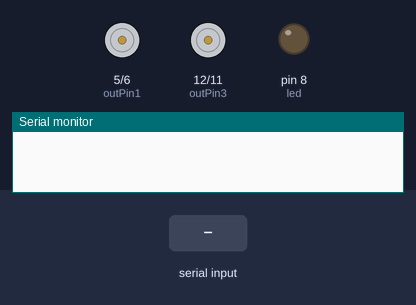
The sketch below on a simulated Arduino Uno, built with avr-gcc and run on an emulated ATmega328P. On the bench: motor-driver pin pairs drawn as motors (green arrow = first pin HIGH = forward, orange = second pin HIGH = backward, longer = more drive), output pins drawn as LEDs (lit = HIGH), the last lines printed to the serial monitor. Inputs (shaded band) come from the test bench.

Above: at 1.2 s.
1.3 s: "3" received over Serial
At 1.7 s:
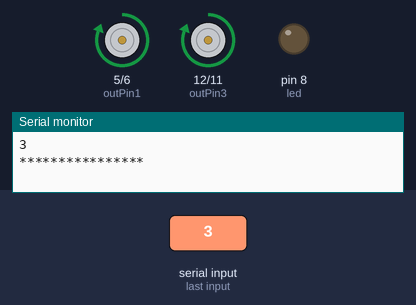
2.8 s: "I" received over Serial
At 4.0 s:
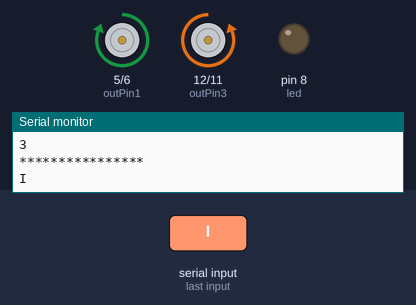
4.3 s: "G" received over Serial
At 5.2 s:
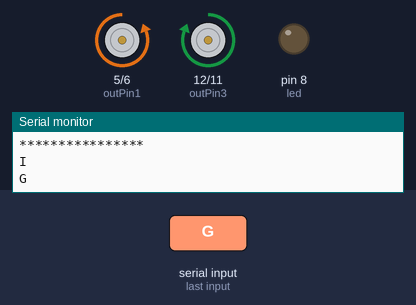
5.8 s: "1" received over Serial
At 6.3 s:
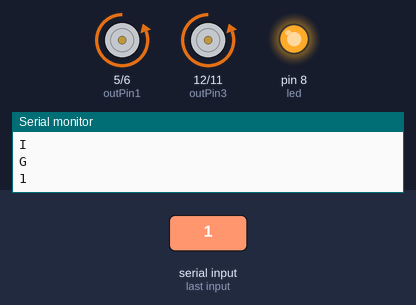
7.3 s: "2" received over Serial
At 8.5 s:
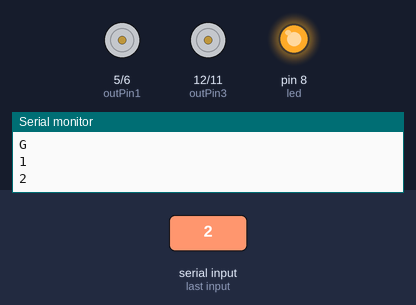
8.8 s: "5" received over Serial
At 9.8 s:
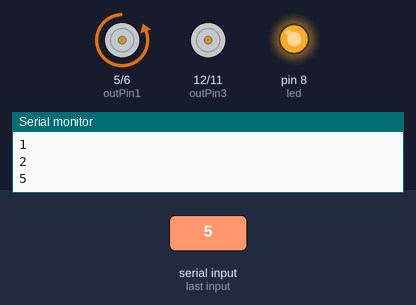
Timing chart, 0 to 11.3 s (numbered marks = the images above; inputs shaded):
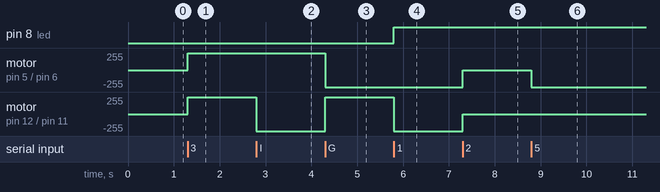

Measured:
- after the input at 1.3 s, motor on pin 5 (outPin1) / pin 6 (outPin2), motor on pin 12 (outPin3) / pin 11 (outPin4): stopped → forward 255/255 at once
- after the input at 2.8 s, motor on pin 12 (outPin3) / pin 11 (outPin4): forward 255/255 → backward 255/255 at once
- after the input at 4.3 s, motor on pin 5 (outPin1) / pin 6 (outPin2): forward 255/255 → backward 255/255 at once; motor on pin 12 (outPin3) / pin 11 (outPin4): backward 255/255 → forward 255/255 at once
- after the input at 5.8 s, pin 8 (led): LOW → HIGH at once; motor on pin 12 (outPin3) / pin 11 (outPin4): forward 255/255 → backward 255/255 at once
- after the input at 7.3 s, motor on pin 5 (outPin1) / pin 6 (outPin2), motor on pin 12 (outPin3) / pin 11 (outPin4): backward 255/255 → stopped at once
- after the input at 8.8 s, motor on pin 5 (outPin1) / pin 6 (outPin2): stopped → backward 255/255 at once

The sketch:

Smart_Bt_Car.ino
```cpp
int led = 8;        //led

int outPin1 = 5;     //motor1
int outPin2 = 6;    //motor1

int outPin4 = 11;   //motor2
int outPin3 = 12;   //motor2

char bt = 0;       //BT
/*-----------------------------------------------------------------------------------------------------*/

void setup()
{
  Serial.begin(9600);

  pinMode(outPin1,OUTPUT);
  pinMode(outPin2,OUTPUT);
  pinMode(outPin3,OUTPUT);
  pinMode(outPin4,OUTPUT);

  pinMode(led,OUTPUT);
}
void loop()
{
  if (Serial.available() > 0)
  {
    bt = Serial.read();
    Serial.println(bt);
    //digitalWrite(led, 1);
    /*_________________________________________________________________________________________________*/

    if(bt == '3')        //move forwards
    {
      digitalWrite(outPin1,HIGH);
      digitalWrite(outPin2,LOW);
      digitalWrite(outPin3,HIGH);
      digitalWrite(outPin4,LOW);
      digitalWrite(outPin4,LOW);
      digitalWrite(led,LOW);
      Serial.println("****************");
    }
     else if (bt == '2')     //stop!!
    {
      digitalWrite(outPin1,LOW);
      digitalWrite(outPin2,LOW);
      digitalWrite(outPin3,LOW);
      digitalWrite(outPin4,LOW);
    }
    else if (bt == '1')       //move backwards
    {
      digitalWrite(outPin1,LOW);
      digitalWrite(outPin2,HIGH);
      digitalWrite(outPin3,LOW);
      digitalWrite(outPin4,HIGH);
      digitalWrite(led,HIGH);
    }

    else if (bt == '4')     //stop!!
    {
      digitalWrite(outPin1,LOW);
      digitalWrite(outPin2,LOW);
      digitalWrite(outPin3,LOW);
      digitalWrite(outPin4,LOW);
    }
    else if (bt == '5')    //right
    {
      digitalWrite(outPin1,LOW);
      digitalWrite(outPin2,HIGH);
      digitalWrite(outPin3,LOW);
      digitalWrite(outPin4,LOW);
    }
     else if (bt == '8')     //stop!!
    {
      digitalWrite(outPin1,LOW);
      digitalWrite(outPin2,LOW);
      digitalWrite(outPin3,LOW);
      digitalWrite(outPin4,LOW);
    }
    else if (bt == '7')     //left
    {
      digitalWrite(outPin1,LOW);
      digitalWrite(outPin2,LOW);
      digitalWrite(outPin3,LOW);
      digitalWrite(outPin4,HIGH);
    }
     else if (bt == '6')     //stop!!
    {
      digitalWrite(outPin1,LOW);
      digitalWrite(outPin2,LOW);
      digitalWrite(outPin3,LOW);
      digitalWrite(outPin4,LOW);
    }
    else if (bt == 'I')    //forward right
    {
      digitalWrite(outPin1,HIGH);
      digitalWrite(outPin2,LOW);
      digitalWrite(outPin3,LOW);
      digitalWrite(outPin4,HIGH);
    }
    else if (bt == 'G')    //forward left
    {
      digitalWrite(outPin1,LOW);
      digitalWrite(outPin2,HIGH);
      digitalWrite(outPin3,HIGH);
      digitalWrite(outPin4,LOW);
    }//arduino//


    }

  }
```
